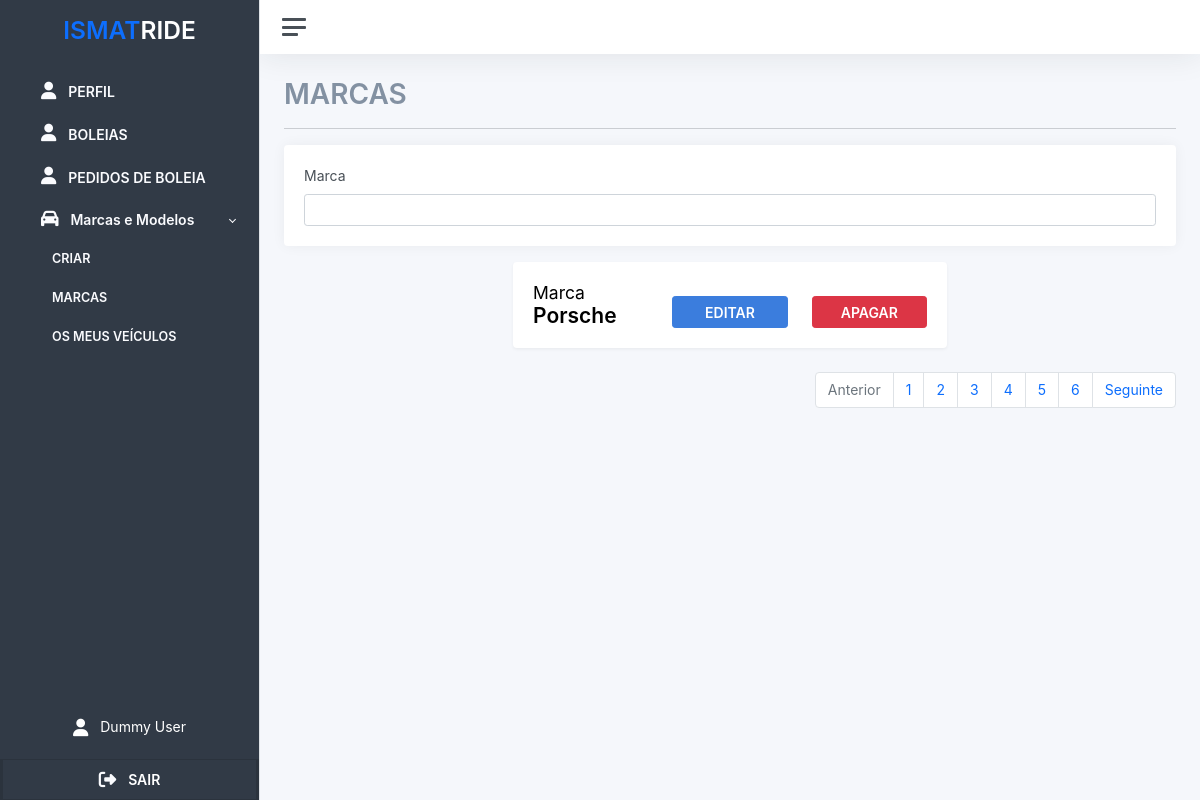
The app's page /brands/get (signed in), older data.
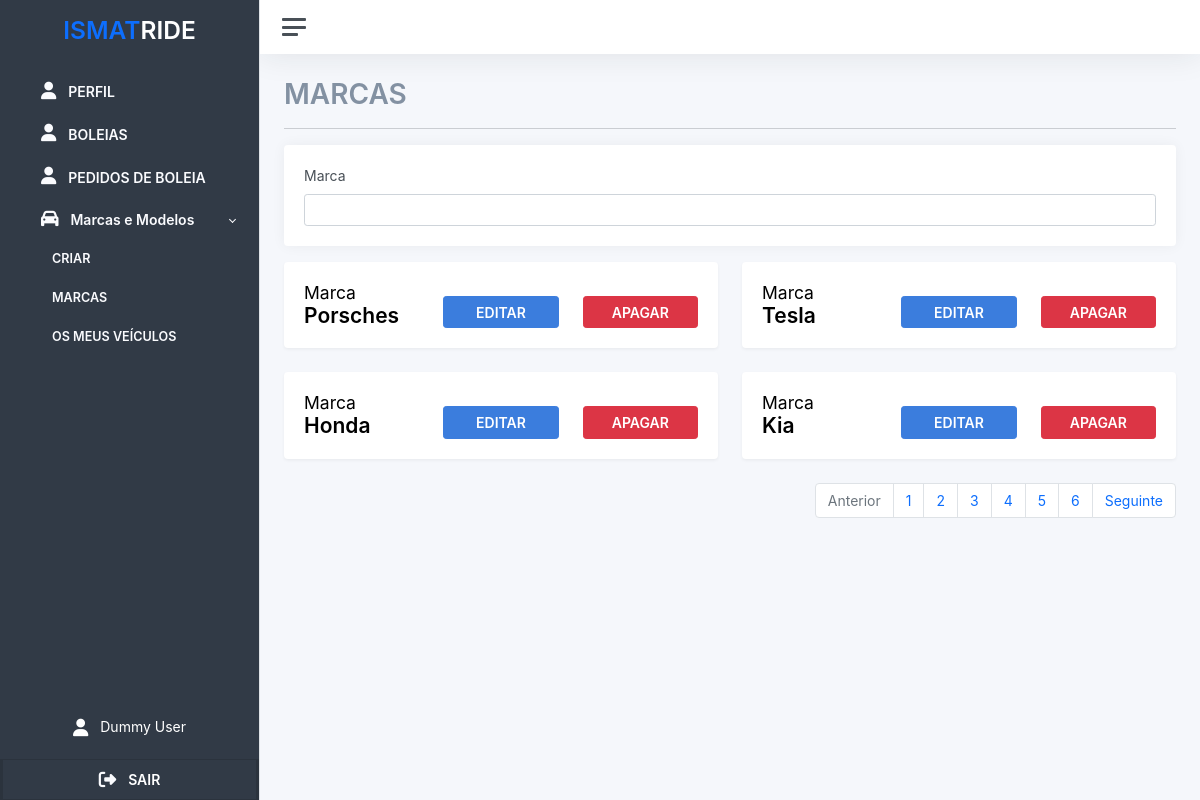
The same page, newer data.
### src/users/users.py (models this page shows)
class Brand(db.Model):
	__tablename__ = 'brand'
	id = db.Column(db.Integer, primary_key=True)
	name = db.Column(db.String(100))

### src/brands/routes.py (the view)
@brand_bp.route("get")
@login_required
def get():
       db_brands = Brand.query.all()
       return render_template("brands/index.html", brands = db_brands)

### src/templates/brands/index.html (shortened to what this page needs)
{% extends 'base/base.html' %} {% block title %} Marcas {% endblock title %} {%
block container_title %} MARCAS {% endblock container_title %} {% block filters
%}
<div class="card mb-3">
  <div class="card-body">
    <div
      class="d-flex flex-row flex-wrap gap-4 justify-content-center justify-content-sm-start"
    >
      <div class="flex-fill">
        <label class="form-label secondary-secondary-text-color">Marca</label>
        <input type="text" class="form-control" />
      </div>
    </div>
  </div>
</div>
{% endblock filters %} {%block content %}
<div class="row justify-content-evenly">
  {% for item in brands %}
  <div class="col-12 col-md-6 col-lg-6">
    <div class="card shadow">
      <div class="card-body">
        <div class="row h-100">
          <div class="col-12 col-sm-6 col-md-4">
            <div class="col-12 d-flex flex-column">
              <h4 class="mb-0">Marca</h4>
              <h3 class="fw-bold mb-0">{{item.name}}</h3>
            </div>
          </div>
          <div class="col-12 col-sm-6 col-md-8">
            <div class="d-flex flex-column h-100 justify-content-end">
              <div class="row align-items-end">
                <div class="col-6 col-sm-6">
                  <button
                    type="button"
                    data-bs-toggle="modal"
                    data-bs-target="#edit{{item.name}}"
                    class="btn btn-primary w-100 fw-bold"
                  >
                    EDITAR
                  </button>
                </div>
                <div class="col-6 col-sm-6">
                  <button class="btn btn-danger w-100 fw-bold">APAGAR</button>
                </div>
              </div>
            </div>
          </div>
        </div>
      </div>
    </div>
  </div>
  {% endfor %}
</div>
{% endblock content %}

### src/templates/base/base.html (shortened to what this page needs)
<!DOCTYPE html>
<html lang="en">
  <head>
    <link
      rel="stylesheet"
      type="text/css"
      href="{{ url_for('static',filename='styles/backoffice/global.css') }}"
    />
    <link
      rel="stylesheet"
      type="text/css"
      href="{{ url_for('static',filename='styles/backoffice/adminkit.css') }}"
    />
  </head>
  <body>
    <div class="wrapper">
      <nav id="sidebar" class="sidebar shadow js-sidebar">
        <div class="sidebar-content border-end border-black js-simplebar">
          <h2 class="fw-bold p-3 text-center">
            <span class="primary-color" style="cursor: pointer"
              >ISMAT<span class="secondary-color">RIDE</span></span
            >
          </h2>
          <ul class="sidebar-nav">
            <li class="sidebar-item">
              <a class="sidebar-link" href="">
                <span class="align-middle fw-bold"> PERFIL</span>
              </a>
            </li>
            <li class="sidebar-item">
              <a class="sidebar-link" href="">
                <span class="align-middle fw-bold"> BOLEIAS</span>
              </a>
            </li>
            <li class="sidebar-item">
              <a class="sidebar-link" href="#">
                <span class="align-middle fw-bold"> PEDIDOS DE BOLEIA</span>
              </a>
            </li>
            <li class="sidebar-item">
              <a
                class="sidebar-link collapsed"
                data-bs-target="#vehicles"
                data-bs-toggle="collapse"
              >
                <span class="align-middle fw-bold">Marcas e Modelos</span>
              </a>
              <ul
                id="vehicles"
                class="sidebar-dropdown list-unstyled collapse show"
                data-bs-parent="#sidebar"
              >
                <li class="sidebar-item">
                  <a
                    class="sidebar-link fw-bold"
                    type="button"
                    data-bs-toggle="modal"
                    data-bs-target="#createVehicleModal"
                    >CRIAR</a
                  >
                </li>
                <li class="sidebar-item">
                  <a href="../vehicles-page/" class="sidebar-link fw-bold"
                    >MARCAS</a
                  >
                </li>
                <li class="sidebar-item">
                  <a href="../vehicles-page/" class="sidebar-link fw-bold"
                    >OS MEUS VEÍCULOS</a
                  >
                </li>
              </ul>
            </li>
          </ul>
          <div class="row w-100 m-0 mb-3">
            <button class="btn rounded-0 button-wrapper">
              <span class="secondary-color">Dummy User</span>
            </button>
          </div>
          <div class="row w-100 m-0 button-wrapper">
            <button class="btn rounded-0 decoration-none p-2">
              <span class="fw-bold secondary-color">SAIR</span>
            </button>
          </div>
        </div>
      </nav>
      <div class="main">
        <nav class="navbar navbar-expand navbar-light navbar-bg">
          <a class="sidebar-toggle js-sidebar-toggle">
            <i class="hamburger align-self-center"></i>
          </a>
        </nav>
        <main class="content">
          <div class="container-fluid p-0">
            <h1 class="fw-bold secondary-text-color">
              {% block container_title %} {% endblock container_title %}
            </h1>
            <hr />
            {% block filters %} {% endblock filters %} {% block content %} {%
            endblock content %}
          </div>
          <div
            class="d-flex align-items-center justify-content-center justify-content-md-end"
          >
            <ul class="pagination">
              <li class="page-item disabled">
                <a class="page-link" href="#" tabindex="-1">Anterior</a>
              </li>
              <li class="page-item"><a class="page-link" href="#">1</a></li>
              <li class="page-item ATIVO">
                <a class="page-link" href="#"
                  >2 <span class="sr-only">(current)</span></a
                >
              </li>
              <li class="page-item"><a class="page-link" href="#">3</a></li>
              <li class="page-item"><a class="page-link" href="#">4</a></li>
              <li class="page-item"><a class="page-link" href="#">5</a></li>
              <li class="page-item"><a class="page-link" href="#">6</a></li>
              <li class="page-item">
                <a class="page-link" href="#">Seguinte</a>
              </li>
            </ul>
          </div>
        </main>
      </div>
    </div>
  </body>
</html>

### src/static/styles/backoffice/global.css (style rules this page uses)
.primary-color { color: #0d6efd !important; }
.secondary-color { color: white !important; }
.secondary-text-color { color: #8391a2 !important; }
.sidebar-link { background-color: #fafbfe !important; }
.sidebar-content { background-color: #313a46 !important; }
.sidebar-link { color: #fafbfe !important; background-color: transparent !important; }
i { color: #6c757d; }
a { text-decoration: none !important; }
.pagination { display: flex; padding-left: 0; list-style: none; border-radius: 0.25rem; }
.page-link { position: relative; display: block; padding: 0.5rem 0.75rem; margin-left: -1px; line-height: 1.25; color: #0d6efd; background-color: #fff; border: 1px solid #dee2e6; }
.page-link:not(:disabled):not(.disabled) { cursor: pointer; }
.page-item:first-child .page-link { margin-left: 0; border-top-left-radius: 0.25rem; border-bottom-left-radius: 0.25rem; }
.page-item:last-child .page-link { border-top-right-radius: 0.25rem; border-bottom-right-radius: 0.25rem; }
.page-item.disabled .page-link { color: #6c757d; pointer-events: none; cursor: auto; background-color: #fff; border-color: #dee2e6; }
.button-wrapper { border-top-width: 1px !important; border-bottom-width: 1px !important; border-style: solid; border-color: rgba(0, 0, 0, 0.13); }
.wrapper, .main { background-color: #fafbfe; }

Row changes from the older to the newer data that the page shows:
changed Brand: name "Porsche" → "Porsches"
added Brand: name "Tesla"
added Brand: name "Honda"
added Brand: name "Kia"
